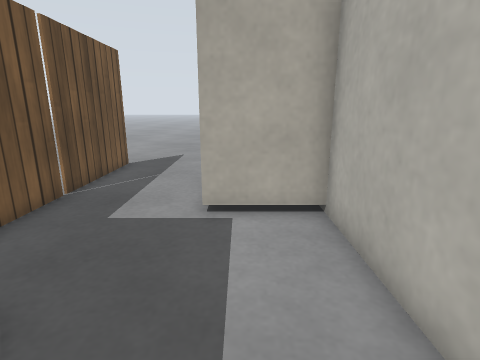
view 1 (above)

21 first-person views from a walk through a Gazebo world. The camera is 0.61 m above the floor, tilts 14° down and sees 80° across. The floor is counted in squares, 0.25 m on a side. Each view is taken from the middle of a square. On the plan, view 1 faces up. The plan holds only what a view shows up to about 18 squares ahead; the rest is blank. The place goes on beyond the plan. Some stock models are drawn as simple stand-ins. Surface patterns are stand-ins for the level's own textures.

view 2
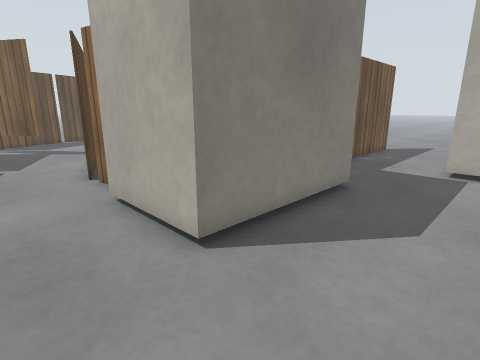

view 3
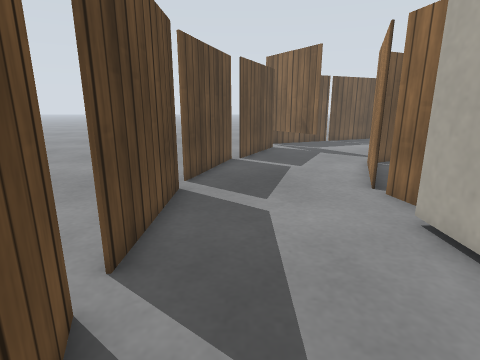

view 4
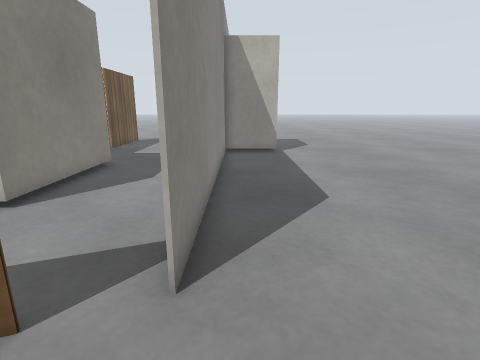

view 5
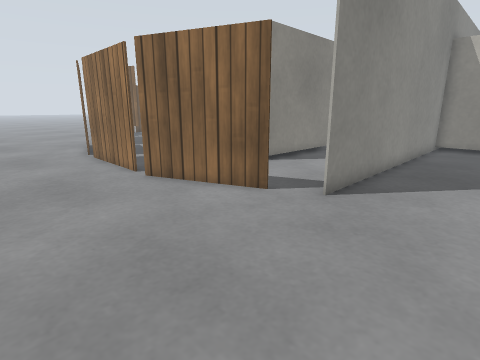

view 6
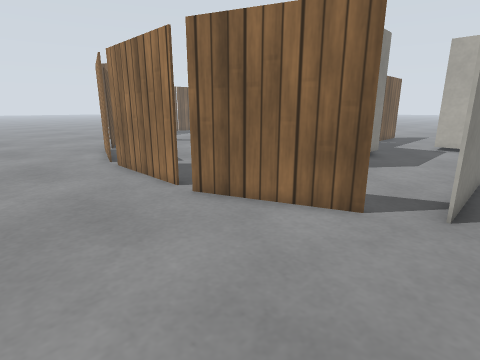

view 7
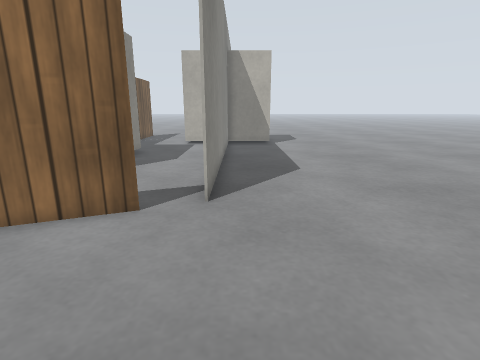

view 8
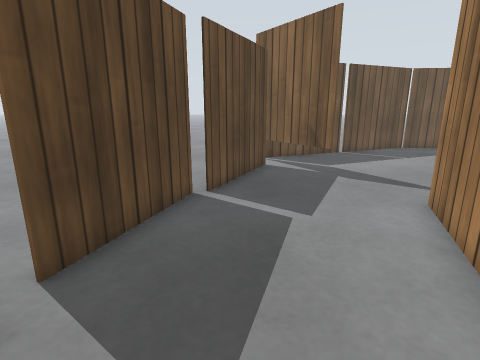

view 9
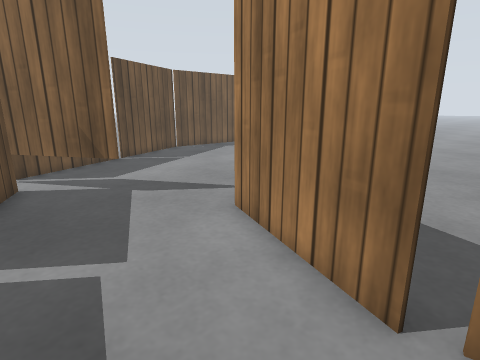

view 10
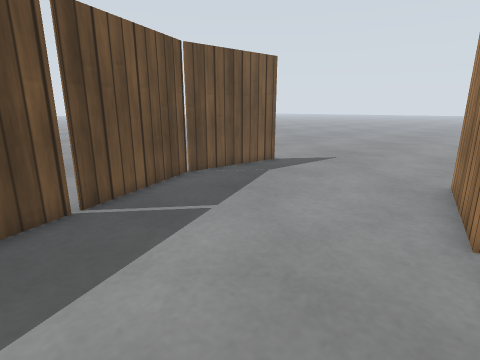

view 11
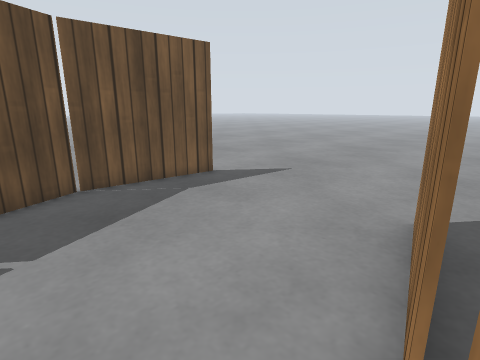

view 12
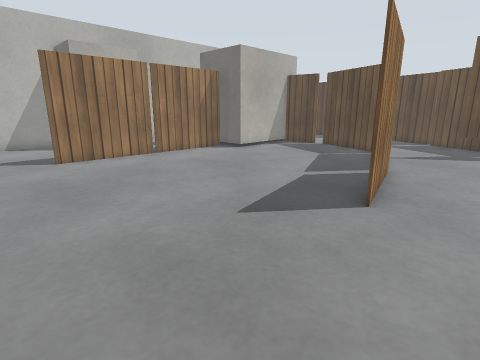

view 13
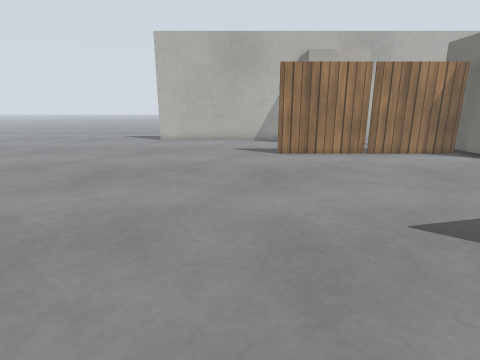

view 14
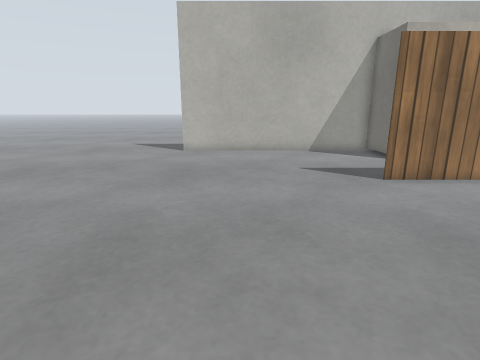

view 15
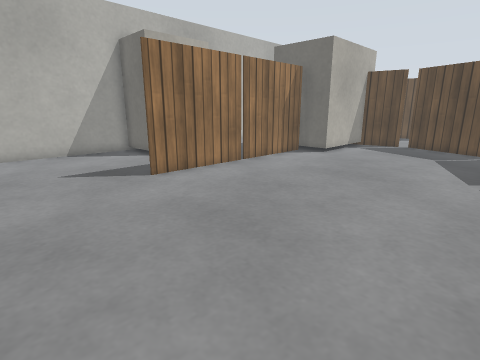

view 16
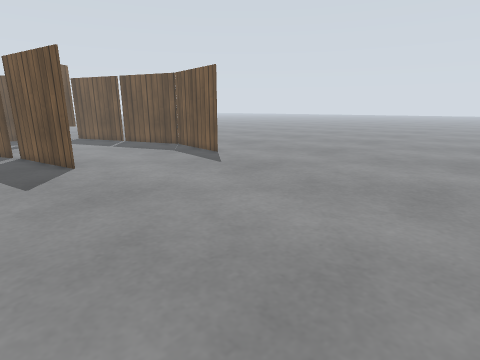

view 17
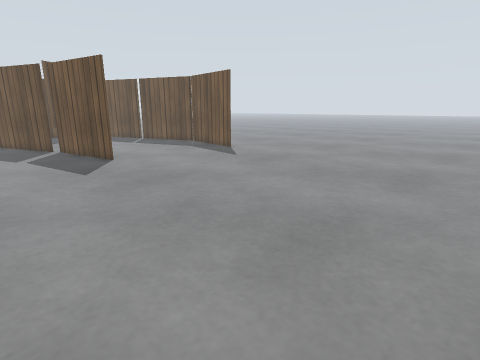

view 18
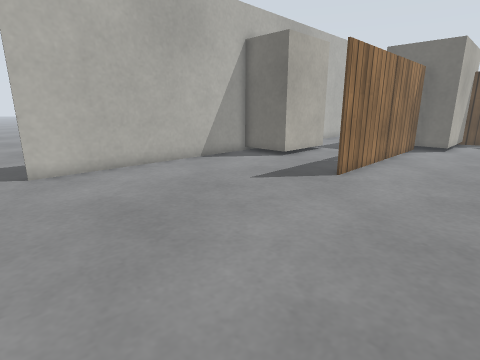

view 19
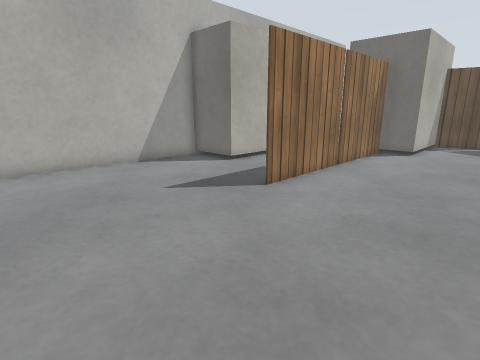

view 20
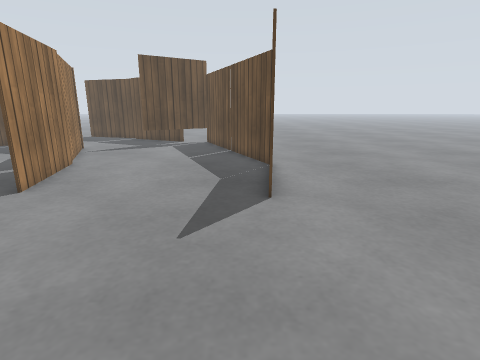

view 21
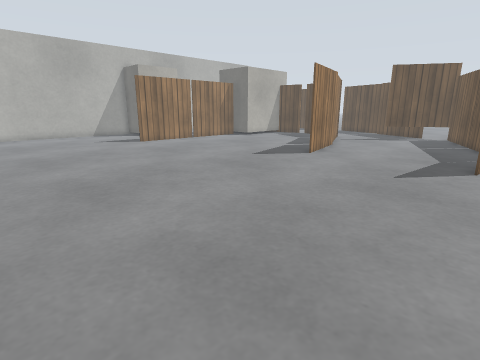

### Floor plan
Key: @ floor where view 1 was taken; # wall or solid block; x gap in a wall; . floor; B grey box; T thing the floor can be seen under or through.
Columns run from 26 left of view 1 to 7 right of it. Each row starts with its distance up from view 1.
 23 .  .........  ................
 22 ..................................
 21 ............................#.....
 20 ............................#
 19 ............................#
 18 ............................#
 17 ............................#
 16 ............................#
 15 ............................#
 14 ............................#
 13 ............................#
 12 .....................#......#
 11 .....................#......#
 10 .....................#...BBBB
  9 .#...................#...B
  8 .#.......#...........#...B      ..
  7 .#.......#...........#...BBBBBBB..
  6 .#.......#...........#......#.....
  5 .#.......##..........#......#.....
  4 .#........#..........#......#.....
  3 .#........##........B#BB....#.....
  2 .##........#.......B   B....#.....
  1 ..#........#.......B   B....#.....
  0 ..##.......##......B   B..@.#.....
 -1    #........##.....B   B....#.....
 -2    # ........####.##   B....#.....
 -3     #...T.......#x#BBBBB....#.....
 -4     #.TT....................#.....
 -5     ###TT...................#.....
 -6         ###.................#.....
 -7         ..##............ .........
 -8   .........####.........###.......
 -9   ..     .....##.####xx##.........
-10         ..........................
-11        ..........................
-12        .........................
-13           .....................
-14             ....     .........  .

Where each view was taken, in squares from view 1:
view 1: 0 up, 0 right, facing up
view 2: 6 down, 1 right, facing up-left
view 3: 7 down, 1 left, facing left
view 4: 10 down, 3 right, facing up
view 5: 14 down, 6 right, facing up-left
view 6: 14 down, 3 right, facing up-left
view 7: 14 down, 3 right, facing up
view 8: 6 down, 7 left, facing left
view 9: 6 down, 9 left, facing up-left
view 10: 2 down, 16 left, facing up-left
view 11: 2 up, 16 left, facing up-left
view 12: 16 up, 20 left, facing down-right
view 13: 15 up, 21 left, facing right
view 14: 18 up, 15 left, facing right
view 15: 18 up, 15 left, facing down-right
view 16: 22 up, 14 left, facing down-left
view 17: 23 up, 12 left, facing down-left
view 18: 23 up, 10 left, facing down-right
view 19: 20 up, 11 left, facing down-right
view 20: 17 up, 24 left, facing down
view 21: 23 up, 26 left, facing down-right
